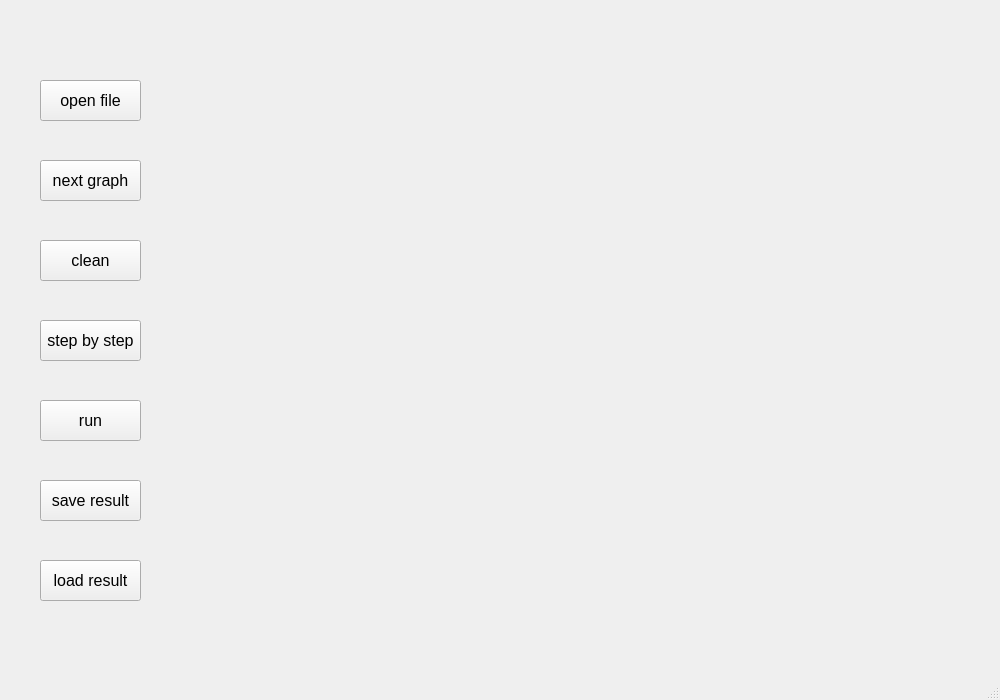
<?xml version="1.0" encoding="UTF-8"?>
<ui version="4.0">
 <class>MainWindow</class>
 <widget class="QMainWindow" name="MainWindow">
  <property name="geometry">
   <rect>
    <x>0</x>
    <y>0</y>
    <width>1000</width>
    <height>700</height>
   </rect>
  </property>
  <property name="windowTitle">
   <string>MainWindow</string>
  </property>
  <widget class="QWidget" name="centralwidget">
   <widget class="QPushButton" name="OpenFile">
    <property name="geometry">
     <rect>
      <x>40</x>
      <y>80</y>
      <width>101</width>
      <height>41</height>
     </rect>
    </property>
    <property name="font">
     <font>
      <family>Arial</family>
      <pointsize>12</pointsize>
     </font>
    </property>
    <property name="text">
     <string>open file</string>
    </property>
    <property name="iconSize">
     <size>
      <width>20</width>
      <height>20</height>
     </size>
    </property>
   </widget>
   <widget class="QPushButton" name="NextGraph">
    <property name="geometry">
     <rect>
      <x>40</x>
      <y>160</y>
      <width>101</width>
      <height>41</height>
     </rect>
    </property>
    <property name="font">
     <font>
      <family>Arial</family>
      <pointsize>12</pointsize>
     </font>
    </property>
    <property name="text">
     <string>next graph</string>
    </property>
    <property name="iconSize">
     <size>
      <width>20</width>
      <height>20</height>
     </size>
    </property>
   </widget>
   <widget class="QPushButton" name="Clean">
    <property name="geometry">
     <rect>
      <x>40</x>
      <y>240</y>
      <width>101</width>
      <height>41</height>
     </rect>
    </property>
    <property name="font">
     <font>
      <family>Arial</family>
      <pointsize>12</pointsize>
     </font>
    </property>
    <property name="text">
     <string>clean</string>
    </property>
    <property name="iconSize">
     <size>
      <width>20</width>
      <height>20</height>
     </size>
    </property>
   </widget>
   <widget class="QPushButton" name="StepByStep">
    <property name="geometry">
     <rect>
      <x>40</x>
      <y>320</y>
      <width>101</width>
      <height>41</height>
     </rect>
    </property>
    <property name="font">
     <font>
      <family>Arial</family>
      <pointsize>12</pointsize>
     </font>
    </property>
    <property name="text">
     <string>step by step</string>
    </property>
    <property name="iconSize">
     <size>
      <width>20</width>
      <height>20</height>
     </size>
    </property>
   </widget>
   <widget class="QPushButton" name="Run">
    <property name="geometry">
     <rect>
      <x>40</x>
      <y>400</y>
      <width>101</width>
      <height>41</height>
     </rect>
    </property>
    <property name="font">
     <font>
      <family>Arial</family>
      <pointsize>12</pointsize>
     </font>
    </property>
    <property name="text">
     <string>run</string>
    </property>
    <property name="iconSize">
     <size>
      <width>20</width>
      <height>20</height>
     </size>
    </property>
   </widget>
   <widget class="QLabel" name="pointset">
    <property name="geometry">
     <rect>
      <x>170</x>
      <y>80</y>
      <width>121</width>
      <height>561</height>
     </rect>
    </property>
    <property name="text">
     <string/>
    </property>
    <property name="alignment">
     <set>Qt::AlignLeading|Qt::AlignLeft|Qt::AlignTop</set>
    </property>
   </widget>
   <widget class="QPushButton" name="SaveResult">
    <property name="geometry">
     <rect>
      <x>40</x>
      <y>480</y>
      <width>101</width>
      <height>41</height>
     </rect>
    </property>
    <property name="font">
     <font>
      <family>Arial</family>
      <pointsize>12</pointsize>
     </font>
    </property>
    <property name="text">
     <string>save result</string>
    </property>
    <property name="iconSize">
     <size>
      <width>20</width>
      <height>20</height>
     </size>
    </property>
   </widget>
   <widget class="QPushButton" name="LoadResult">
    <property name="geometry">
     <rect>
      <x>40</x>
      <y>560</y>
      <width>101</width>
      <height>41</height>
     </rect>
    </property>
    <property name="font">
     <font>
      <family>Arial</family>
      <pointsize>12</pointsize>
     </font>
    </property>
    <property name="text">
     <string>load result</string>
    </property>
    <property name="iconSize">
     <size>
      <width>20</width>
      <height>20</height>
     </size>
    </property>
   </widget>
  </widget>
  <widget class="QMenuBar" name="menubar">
   <property name="geometry">
    <rect>
     <x>0</x>
     <y>0</y>
     <width>1000</width>
     <height>21</height>
    </rect>
   </property>
  </widget>
  <widget class="QStatusBar" name="statusbar"/>
 </widget>
 <resources/>
 <connections/>
</ui>
